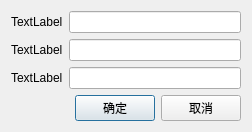
<?xml version="1.0" encoding="UTF-8"?>
<ui version="4.0">
 <class>lds_dialog_input3</class>
 <widget class="QDialog" name="lds_dialog_input3">
  <property name="geometry">
   <rect>
    <x>0</x>
    <y>0</y>
    <width>252</width>
    <height>123</height>
   </rect>
  </property>
  <property name="windowTitle">
   <string>Dialog</string>
  </property>
  <layout class="QVBoxLayout" name="verticalLayout">
   <item>
    <layout class="QGridLayout" name="gridLayout">
     <item row="0" column="0">
      <widget class="QLabel" name="label">
       <property name="text">
        <string>TextLabel</string>
       </property>
      </widget>
     </item>
     <item row="0" column="1">
      <widget class="lds_lineedit" name="lineEdit"/>
     </item>
     <item row="1" column="0">
      <widget class="QLabel" name="label_2">
       <property name="text">
        <string>TextLabel</string>
       </property>
      </widget>
     </item>
     <item row="1" column="1">
      <widget class="lds_lineedit" name="lineEdit_2"/>
     </item>
     <item row="2" column="0">
      <widget class="QLabel" name="label_3">
       <property name="text">
        <string>TextLabel</string>
       </property>
      </widget>
     </item>
     <item row="2" column="1">
      <widget class="lds_lineedit" name="lineEdit_3"/>
     </item>
    </layout>
   </item>
   <item>
    <layout class="QHBoxLayout" name="horizontalLayout">
     <item>
      <spacer name="horizontalSpacer">
       <property name="orientation">
        <enum>Qt::Horizontal</enum>
       </property>
       <property name="sizeHint" stdset="0">
        <size>
         <width>40</width>
         <height>20</height>
        </size>
       </property>
      </spacer>
     </item>
     <item>
      <widget class="lds_toolbar_button" name="pushButton_ok">
       <property name="text">
        <string>确定</string>
       </property>
       <property name="outer_stylesheet" stdset="0">
        <string>pushbutton</string>
       </property>
      </widget>
     </item>
     <item>
      <widget class="lds_toolbar_button" name="pushButton_exit">
       <property name="text">
        <string>取消</string>
       </property>
       <property name="outer_stylesheet" stdset="0">
        <string>pushbutton</string>
       </property>
      </widget>
     </item>
    </layout>
   </item>
  </layout>
 </widget>
 <customwidgets>
  <customwidget>
   <class>lds_toolbar_button</class>
   <extends>QPushButton</extends>
   <header>lds_toolbar_button.h</header>
  </customwidget>
  <customwidget>
   <class>lds_lineedit</class>
   <extends>QLineEdit</extends>
   <header>lds_lineedit.h</header>
  </customwidget>
 </customwidgets>
 <resources/>
 <connections/>
</ui>
